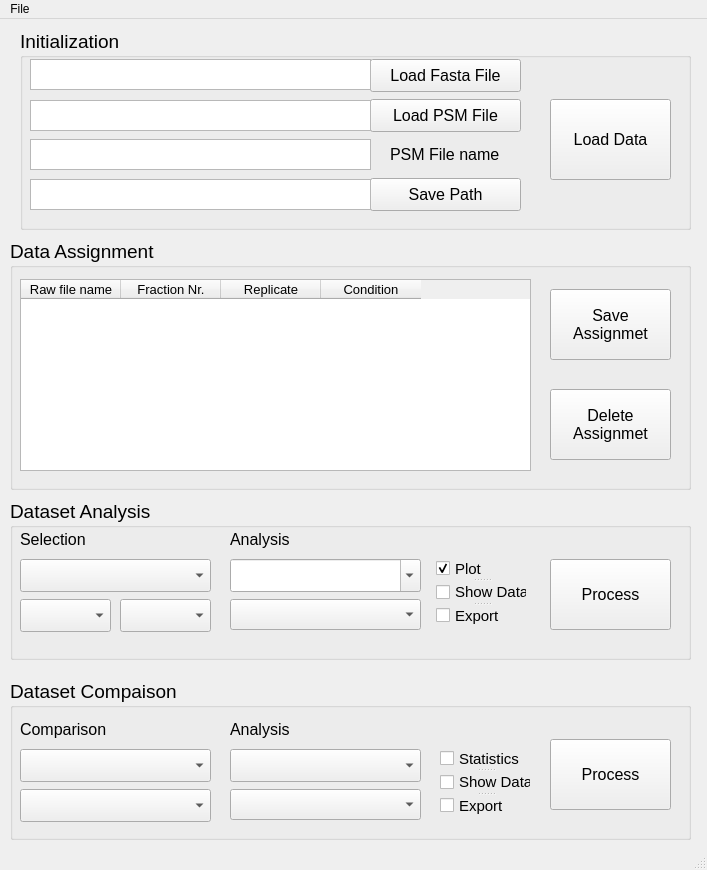
<?xml version="1.0" encoding="UTF-8"?>
<ui version="4.0">
 <class>MainWindow</class>
 <widget class="QMainWindow" name="MainWindow">
  <property name="geometry">
   <rect>
    <x>0</x>
    <y>0</y>
    <width>707</width>
    <height>870</height>
   </rect>
  </property>
  <property name="windowTitle">
   <string>Proteome Fraction Analyzer</string>
  </property>
  <property name="toolTip">
   <string/>
  </property>
  <property name="autoFillBackground">
   <bool>false</bool>
  </property>
  <widget class="QWidget" name="centralwidget">
   <widget class="QGroupBox" name="groupBox">
    <property name="geometry">
     <rect>
      <x>20</x>
      <y>10</y>
      <width>671</width>
      <height>201</height>
     </rect>
    </property>
    <property name="font">
     <font>
      <pointsize>14</pointsize>
     </font>
    </property>
    <property name="title">
     <string>Initialization</string>
    </property>
    <widget class="QPushButton" name="button_fasta_file">
     <property name="geometry">
      <rect>
       <x>350</x>
       <y>30</y>
       <width>151</width>
       <height>33</height>
      </rect>
     </property>
     <property name="font">
      <font>
       <family>Arial</family>
       <pointsize>12</pointsize>
       <weight>50</weight>
       <bold>false</bold>
      </font>
     </property>
     <property name="text">
      <string>Load Fasta File</string>
     </property>
    </widget>
    <widget class="QTextBrowser" name="text_fasta_file">
     <property name="geometry">
      <rect>
       <x>10</x>
       <y>30</y>
       <width>341</width>
       <height>31</height>
      </rect>
     </property>
     <property name="font">
      <font>
       <pointsize>8</pointsize>
       <weight>50</weight>
       <bold>false</bold>
      </font>
     </property>
    </widget>
    <widget class="QPushButton" name="button_psm_file">
     <property name="geometry">
      <rect>
       <x>350</x>
       <y>70</y>
       <width>151</width>
       <height>33</height>
      </rect>
     </property>
     <property name="font">
      <font>
       <family>Arial</family>
       <pointsize>12</pointsize>
       <weight>50</weight>
       <bold>false</bold>
      </font>
     </property>
     <property name="text">
      <string>Load PSM File</string>
     </property>
    </widget>
    <widget class="QTextBrowser" name="text_psm_file">
     <property name="geometry">
      <rect>
       <x>10</x>
       <y>71</y>
       <width>341</width>
       <height>31</height>
      </rect>
     </property>
     <property name="font">
      <font>
       <pointsize>8</pointsize>
       <weight>50</weight>
       <bold>false</bold>
      </font>
     </property>
    </widget>
    <widget class="QTextBrowser" name="text_psm_file_name">
     <property name="geometry">
      <rect>
       <x>10</x>
       <y>110</y>
       <width>341</width>
       <height>31</height>
      </rect>
     </property>
     <property name="font">
      <font>
       <pointsize>8</pointsize>
       <weight>50</weight>
       <bold>false</bold>
      </font>
     </property>
     <property name="readOnly">
      <bool>false</bool>
     </property>
     <property name="html">
      <string>&lt;!DOCTYPE HTML PUBLIC &quot;-//W3C//DTD HTML 4.0//EN&quot; &quot;http://www.w3.org/TR/REC-html40/strict.dtd&quot;&gt;
&lt;html&gt;&lt;head&gt;&lt;meta name=&quot;qrichtext&quot; content=&quot;1&quot; /&gt;&lt;style type=&quot;text/css&quot;&gt;
p, li { white-space: pre-wrap; }
&lt;/style&gt;&lt;/head&gt;&lt;body style=&quot; font-family:'MS Shell Dlg 2'; font-size:8pt; font-weight:400; font-style:normal;&quot;&gt;
&lt;p style=&quot;-qt-paragraph-type:empty; margin-top:0px; margin-bottom:0px; margin-left:0px; margin-right:0px; -qt-block-indent:0; text-indent:0px;&quot;&gt;&lt;br /&gt;&lt;/p&gt;&lt;/body&gt;&lt;/html&gt;</string>
     </property>
    </widget>
    <widget class="QPushButton" name="button_save_path">
     <property name="geometry">
      <rect>
       <x>350</x>
       <y>149</y>
       <width>151</width>
       <height>33</height>
      </rect>
     </property>
     <property name="font">
      <font>
       <family>Arial</family>
       <pointsize>12</pointsize>
       <weight>50</weight>
       <bold>false</bold>
      </font>
     </property>
     <property name="text">
      <string>Save Path</string>
     </property>
    </widget>
    <widget class="QTextBrowser" name="text_save_path">
     <property name="geometry">
      <rect>
       <x>10</x>
       <y>150</y>
       <width>341</width>
       <height>31</height>
      </rect>
     </property>
     <property name="font">
      <font>
       <pointsize>8</pointsize>
       <weight>50</weight>
       <bold>false</bold>
      </font>
     </property>
    </widget>
    <widget class="QPushButton" name="button_initialize">
     <property name="geometry">
      <rect>
       <x>530</x>
       <y>70</y>
       <width>121</width>
       <height>81</height>
      </rect>
     </property>
     <property name="font">
      <font>
       <family>Arial</family>
       <pointsize>12</pointsize>
       <weight>50</weight>
       <bold>false</bold>
      </font>
     </property>
     <property name="text">
      <string>Load Data</string>
     </property>
     <property name="autoDefault">
      <bool>false</bool>
     </property>
     <property name="flat">
      <bool>false</bool>
     </property>
    </widget>
    <widget class="QLabel" name="label_6">
     <property name="geometry">
      <rect>
       <x>370</x>
       <y>110</y>
       <width>131</width>
       <height>31</height>
      </rect>
     </property>
     <property name="font">
      <font>
       <pointsize>12</pointsize>
      </font>
     </property>
     <property name="text">
      <string>PSM File name</string>
     </property>
    </widget>
   </widget>
   <widget class="QGroupBox" name="groupBox_2">
    <property name="geometry">
     <rect>
      <x>10</x>
      <y>220</y>
      <width>681</width>
      <height>251</height>
     </rect>
    </property>
    <property name="font">
     <font>
      <pointsize>14</pointsize>
     </font>
    </property>
    <property name="title">
     <string>Data Assignment</string>
    </property>
    <widget class="QPushButton" name="button_assigment">
     <property name="geometry">
      <rect>
       <x>540</x>
       <y>50</y>
       <width>121</width>
       <height>71</height>
      </rect>
     </property>
     <property name="font">
      <font>
       <family>Arial</family>
       <pointsize>12</pointsize>
       <weight>50</weight>
       <bold>false</bold>
      </font>
     </property>
     <property name="text">
      <string>Save 
Assignmet</string>
     </property>
     <property name="autoDefault">
      <bool>false</bool>
     </property>
     <property name="flat">
      <bool>false</bool>
     </property>
    </widget>
    <widget class="QPushButton" name="button_delete_assigment">
     <property name="geometry">
      <rect>
       <x>540</x>
       <y>150</y>
       <width>121</width>
       <height>71</height>
      </rect>
     </property>
     <property name="font">
      <font>
       <family>Arial</family>
       <pointsize>12</pointsize>
       <weight>50</weight>
       <bold>false</bold>
      </font>
     </property>
     <property name="text">
      <string>Delete 
Assignmet</string>
     </property>
     <property name="autoDefault">
      <bool>false</bool>
     </property>
     <property name="flat">
      <bool>false</bool>
     </property>
    </widget>
    <widget class="QTableWidget" name="table_file_names">
     <property name="geometry">
      <rect>
       <x>10</x>
       <y>40</y>
       <width>511</width>
       <height>192</height>
      </rect>
     </property>
     <property name="sizePolicy">
      <sizepolicy hsizetype="Expanding" vsizetype="Expanding">
       <horstretch>0</horstretch>
       <verstretch>0</verstretch>
      </sizepolicy>
     </property>
     <property name="font">
      <font>
       <pointsize>10</pointsize>
      </font>
     </property>
     <property name="autoFillBackground">
      <bool>true</bool>
     </property>
     <property name="dragEnabled">
      <bool>true</bool>
     </property>
     <property name="columnCount">
      <number>4</number>
     </property>
     <column>
      <property name="text">
       <string>Raw file name</string>
      </property>
     </column>
     <column>
      <property name="text">
       <string>Fraction Nr.</string>
      </property>
     </column>
     <column>
      <property name="text">
       <string>Replicate</string>
      </property>
     </column>
     <column>
      <property name="text">
       <string>Condition</string>
      </property>
     </column>
    </widget>
   </widget>
   <widget class="QGroupBox" name="groupBox_5">
    <property name="geometry">
     <rect>
      <x>10</x>
      <y>660</y>
      <width>681</width>
      <height>161</height>
     </rect>
    </property>
    <property name="font">
     <font>
      <pointsize>14</pointsize>
     </font>
    </property>
    <property name="title">
     <string>Dataset Compaison</string>
    </property>
    <widget class="QComboBox" name="combo_comparison">
     <property name="geometry">
      <rect>
       <x>220</x>
       <y>110</y>
       <width>191</width>
       <height>31</height>
      </rect>
     </property>
     <property name="font">
      <font>
       <pointsize>8</pointsize>
      </font>
     </property>
    </widget>
    <widget class="QLabel" name="label_5">
     <property name="geometry">
      <rect>
       <x>220</x>
       <y>40</y>
       <width>101</width>
       <height>21</height>
      </rect>
     </property>
     <property name="font">
      <font>
       <pointsize>12</pointsize>
      </font>
     </property>
     <property name="text">
      <string>Analysis</string>
     </property>
    </widget>
    <widget class="QComboBox" name="combo_comparison_1">
     <property name="geometry">
      <rect>
       <x>10</x>
       <y>70</y>
       <width>191</width>
       <height>33</height>
      </rect>
     </property>
     <property name="font">
      <font>
       <pointsize>8</pointsize>
      </font>
     </property>
    </widget>
    <widget class="QLabel" name="label_3">
     <property name="geometry">
      <rect>
       <x>10</x>
       <y>40</y>
       <width>101</width>
       <height>21</height>
      </rect>
     </property>
     <property name="font">
      <font>
       <pointsize>12</pointsize>
      </font>
     </property>
     <property name="text">
      <string>Comparison</string>
     </property>
    </widget>
    <widget class="QPushButton" name="button_initialize_11">
     <property name="geometry">
      <rect>
       <x>540</x>
       <y>60</y>
       <width>121</width>
       <height>71</height>
      </rect>
     </property>
     <property name="font">
      <font>
       <family>Arial</family>
       <pointsize>12</pointsize>
       <weight>50</weight>
       <bold>false</bold>
      </font>
     </property>
     <property name="text">
      <string>Process</string>
     </property>
     <property name="autoDefault">
      <bool>false</bool>
     </property>
     <property name="flat">
      <bool>false</bool>
     </property>
    </widget>
    <widget class="QComboBox" name="combo_comparison_2">
     <property name="geometry">
      <rect>
       <x>10</x>
       <y>110</y>
       <width>191</width>
       <height>33</height>
      </rect>
     </property>
     <property name="font">
      <font>
       <pointsize>8</pointsize>
      </font>
     </property>
    </widget>
    <widget class="QComboBox" name="combo_comparison_analysis">
     <property name="geometry">
      <rect>
       <x>220</x>
       <y>70</y>
       <width>191</width>
       <height>33</height>
      </rect>
     </property>
     <property name="font">
      <font>
       <pointsize>8</pointsize>
      </font>
     </property>
     <item>
      <property name="text">
       <string/>
      </property>
     </item>
     <item>
      <property name="text">
       <string>Fraction Elution Top 10 Peptides</string>
      </property>
     </item>
     <item>
      <property name="text">
       <string>Fractions Elution Peptide</string>
      </property>
     </item>
     <item>
      <property name="text">
       <string>All Feature Distribution</string>
      </property>
     </item>
     <item>
      <property name="text">
       <string>Fractions Feature Distribution</string>
      </property>
     </item>
     <item>
      <property name="text">
       <string>Peptide Elution Difference</string>
      </property>
     </item>
     <item>
      <property name="text">
       <string>All Feature Distribution all Datasets</string>
      </property>
     </item>
     <item>
      <property name="text">
       <string>Fractions number of Identifications</string>
      </property>
     </item>
     <item>
      <property name="text">
       <string>All Identifications Overlap</string>
      </property>
     </item>
     <item>
      <property name="text">
       <string>Analyze Orthogonality</string>
      </property>
     </item>
     <item>
      <property name="text">
       <string>Compare all Datasets</string>
      </property>
     </item>
    </widget>
    <widget class="QSplitter" name="splitter_2">
     <property name="geometry">
      <rect>
       <x>430</x>
       <y>70</y>
       <width>91</width>
       <height>66</height>
      </rect>
     </property>
     <property name="orientation">
      <enum>Qt::Vertical</enum>
     </property>
     <widget class="QCheckBox" name="check_comparison_statistic">
      <property name="enabled">
       <bool>true</bool>
      </property>
      <property name="font">
       <font>
        <pointsize>11</pointsize>
       </font>
      </property>
      <property name="text">
       <string>Statistics</string>
      </property>
      <property name="checked">
       <bool>false</bool>
      </property>
      <property name="tristate">
       <bool>false</bool>
      </property>
     </widget>
     <widget class="QCheckBox" name="check_comparison_data">
      <property name="font">
       <font>
        <pointsize>11</pointsize>
       </font>
      </property>
      <property name="text">
       <string>Show Data</string>
      </property>
      <property name="checked">
       <bool>false</bool>
      </property>
     </widget>
     <widget class="QCheckBox" name="checkBox_6">
      <property name="font">
       <font>
        <pointsize>11</pointsize>
       </font>
      </property>
      <property name="text">
       <string>Export </string>
      </property>
      <property name="checked">
       <bool>false</bool>
      </property>
     </widget>
    </widget>
   </widget>
   <widget class="QGroupBox" name="groupBox_4">
    <property name="geometry">
     <rect>
      <x>10</x>
      <y>480</y>
      <width>681</width>
      <height>161</height>
     </rect>
    </property>
    <property name="font">
     <font>
      <pointsize>14</pointsize>
     </font>
    </property>
    <property name="title">
     <string>Dataset Analysis</string>
    </property>
    <widget class="QLabel" name="label_2">
     <property name="geometry">
      <rect>
       <x>10</x>
       <y>30</y>
       <width>101</width>
       <height>21</height>
      </rect>
     </property>
     <property name="font">
      <font>
       <pointsize>12</pointsize>
      </font>
     </property>
     <property name="text">
      <string>Selection</string>
     </property>
    </widget>
    <widget class="QComboBox" name="combo_selection_condition">
     <property name="geometry">
      <rect>
       <x>10</x>
       <y>100</y>
       <width>91</width>
       <height>33</height>
      </rect>
     </property>
     <property name="font">
      <font>
       <pointsize>8</pointsize>
      </font>
     </property>
     <property name="currentText">
      <string/>
     </property>
    </widget>
    <widget class="QComboBox" name="combo_analysis">
     <property name="geometry">
      <rect>
       <x>220</x>
       <y>100</y>
       <width>191</width>
       <height>31</height>
      </rect>
     </property>
     <property name="font">
      <font>
       <pointsize>8</pointsize>
      </font>
     </property>
    </widget>
    <widget class="QComboBox" name="combo_selection_replicate">
     <property name="geometry">
      <rect>
       <x>110</x>
       <y>100</y>
       <width>91</width>
       <height>33</height>
      </rect>
     </property>
     <property name="font">
      <font>
       <pointsize>8</pointsize>
      </font>
     </property>
    </widget>
    <widget class="QComboBox" name="combo_selection_dataset">
     <property name="geometry">
      <rect>
       <x>10</x>
       <y>60</y>
       <width>191</width>
       <height>33</height>
      </rect>
     </property>
     <property name="font">
      <font>
       <pointsize>8</pointsize>
      </font>
     </property>
    </widget>
    <widget class="QSplitter" name="splitter">
     <property name="geometry">
      <rect>
       <x>426</x>
       <y>60</y>
       <width>91</width>
       <height>66</height>
      </rect>
     </property>
     <property name="orientation">
      <enum>Qt::Vertical</enum>
     </property>
     <widget class="QCheckBox" name="check_show_plot">
      <property name="enabled">
       <bool>true</bool>
      </property>
      <property name="font">
       <font>
        <pointsize>11</pointsize>
       </font>
      </property>
      <property name="text">
       <string>Plot </string>
      </property>
      <property name="checked">
       <bool>true</bool>
      </property>
      <property name="tristate">
       <bool>false</bool>
      </property>
     </widget>
     <widget class="QCheckBox" name="check_show_data">
      <property name="font">
       <font>
        <pointsize>11</pointsize>
       </font>
      </property>
      <property name="text">
       <string>Show Data</string>
      </property>
      <property name="checked">
       <bool>false</bool>
      </property>
     </widget>
     <widget class="QCheckBox" name="check_export">
      <property name="font">
       <font>
        <pointsize>11</pointsize>
       </font>
      </property>
      <property name="text">
       <string>Export </string>
      </property>
      <property name="checked">
       <bool>false</bool>
      </property>
     </widget>
    </widget>
    <widget class="QLabel" name="label_4">
     <property name="geometry">
      <rect>
       <x>220</x>
       <y>30</y>
       <width>101</width>
       <height>21</height>
      </rect>
     </property>
     <property name="font">
      <font>
       <pointsize>12</pointsize>
      </font>
     </property>
     <property name="text">
      <string>Analysis</string>
     </property>
    </widget>
    <widget class="QComboBox" name="combo_selection_analysis">
     <property name="geometry">
      <rect>
       <x>220</x>
       <y>60</y>
       <width>191</width>
       <height>33</height>
      </rect>
     </property>
     <property name="font">
      <font>
       <pointsize>8</pointsize>
      </font>
     </property>
     <property name="editable">
      <bool>true</bool>
     </property>
     <item>
      <property name="text">
       <string/>
      </property>
     </item>
     <item>
      <property name="text">
       <string>All Feature Distribution</string>
      </property>
     </item>
     <item>
      <property name="text">
       <string>Fractions Feature Distribution</string>
      </property>
     </item>
     <item>
      <property name="text">
       <string>Fractions Identifications</string>
      </property>
     </item>
     <item>
      <property name="text">
       <string>Fractions Peptide Overlap</string>
      </property>
     </item>
     <item>
      <property name="text">
       <string>Fractions Protein Overlap</string>
      </property>
     </item>
     <item>
      <property name="text">
       <string>Fractions Protein Feature Distribution</string>
      </property>
     </item>
     <item>
      <property name="text">
       <string>Peptide in #Fractions</string>
      </property>
     </item>
     <item>
      <property name="text">
       <string>Fractions Elution Peptide</string>
      </property>
     </item>
     <item>
      <property name="text">
       <string>Fractions Elution Protein</string>
      </property>
     </item>
     <item>
      <property name="text">
       <string>Fraction Elution Top 10 Peptides</string>
      </property>
     </item>
     <item>
      <property name="text">
       <string>Analyze Orthogonality</string>
      </property>
     </item>
     <item>
      <property name="text">
       <string>Analyze All Distributions</string>
      </property>
     </item>
     <item>
      <property name="text">
       <string>Analyze All</string>
      </property>
     </item>
    </widget>
    <widget class="QPushButton" name="button_selection_process">
     <property name="geometry">
      <rect>
       <x>540</x>
       <y>60</y>
       <width>121</width>
       <height>71</height>
      </rect>
     </property>
     <property name="font">
      <font>
       <family>Arial</family>
       <pointsize>12</pointsize>
       <weight>50</weight>
       <bold>false</bold>
      </font>
     </property>
     <property name="text">
      <string>Process</string>
     </property>
     <property name="autoDefault">
      <bool>false</bool>
     </property>
     <property name="flat">
      <bool>false</bool>
     </property>
    </widget>
   </widget>
  </widget>
  <widget class="QMenuBar" name="menubar">
   <property name="geometry">
    <rect>
     <x>0</x>
     <y>0</y>
     <width>707</width>
     <height>21</height>
    </rect>
   </property>
   <widget class="QMenu" name="menuFile">
    <property name="title">
     <string>File</string>
    </property>
    <addaction name="menue_file_about"/>
   </widget>
   <addaction name="menuFile"/>
  </widget>
  <widget class="QStatusBar" name="statusbar"/>
  <action name="menue_file_about">
   <property name="checkable">
    <bool>true</bool>
   </property>
   <property name="text">
    <string>About</string>
   </property>
  </action>
 </widget>
 <resources/>
 <connections>
  <connection>
   <sender>button_fasta_file</sender>
   <signal>clicked()</signal>
   <receiver>MainWindow</receiver>
   <slot>load_fasta_file()</slot>
   <hints>
    <hint type="sourcelabel">
     <x>417</x>
     <y>56</y>
    </hint>
    <hint type="destinationlabel">
     <x>394</x>
     <y>128</y>
    </hint>
   </hints>
  </connection>
  <connection>
   <sender>button_psm_file</sender>
   <signal>clicked()</signal>
   <receiver>MainWindow</receiver>
   <slot>load_psm_file()</slot>
   <hints>
    <hint type="sourcelabel">
     <x>459</x>
     <y>100</y>
    </hint>
    <hint type="destinationlabel">
     <x>468</x>
     <y>121</y>
    </hint>
   </hints>
  </connection>
  <connection>
   <sender>button_initialize</sender>
   <signal>clicked()</signal>
   <receiver>MainWindow</receiver>
   <slot>initialization()</slot>
   <hints>
    <hint type="sourcelabel">
     <x>615</x>
     <y>91</y>
    </hint>
    <hint type="destinationlabel">
     <x>641</x>
     <y>132</y>
    </hint>
   </hints>
  </connection>
  <connection>
   <sender>button_selection_process</sender>
   <signal>clicked()</signal>
   <receiver>MainWindow</receiver>
   <slot>process_selection()</slot>
   <hints>
    <hint type="sourcelabel">
     <x>605</x>
     <y>519</y>
    </hint>
    <hint type="destinationlabel">
     <x>564</x>
     <y>377</y>
    </hint>
   </hints>
  </connection>
  <connection>
   <sender>combo_selection_analysis</sender>
   <signal>currentIndexChanged(QString)</signal>
   <receiver>MainWindow</receiver>
   <slot>selection_analysis()</slot>
   <hints>
    <hint type="sourcelabel">
     <x>370</x>
     <y>512</y>
    </hint>
    <hint type="destinationlabel">
     <x>391</x>
     <y>373</y>
    </hint>
   </hints>
  </connection>
  <connection>
   <sender>button_assigment</sender>
   <signal>clicked()</signal>
   <receiver>MainWindow</receiver>
   <slot>assign_replicate_conditions()</slot>
   <hints>
    <hint type="sourcelabel">
     <x>580</x>
     <y>272</y>
    </hint>
    <hint type="destinationlabel">
     <x>580</x>
     <y>148</y>
    </hint>
   </hints>
  </connection>
  <connection>
   <sender>combo_comparison_analysis</sender>
   <signal>currentIndexChanged(QString)</signal>
   <receiver>MainWindow</receiver>
   <slot>comparison_analysis()</slot>
   <hints>
    <hint type="sourcelabel">
     <x>291</x>
     <y>622</y>
    </hint>
    <hint type="destinationlabel">
     <x>475</x>
     <y>509</y>
    </hint>
   </hints>
  </connection>
  <connection>
   <sender>button_initialize_11</sender>
   <signal>clicked()</signal>
   <receiver>MainWindow</receiver>
   <slot>comparison_process()</slot>
   <hints>
    <hint type="sourcelabel">
     <x>621</x>
     <y>628</y>
    </hint>
    <hint type="destinationlabel">
     <x>648</x>
     <y>496</y>
    </hint>
   </hints>
  </connection>
  <connection>
   <sender>check_show_plot</sender>
   <signal>clicked(bool)</signal>
   <receiver>MainWindow</receiver>
   <slot>selection_show_plot()</slot>
   <hints>
    <hint type="sourcelabel">
     <x>466</x>
     <y>509</y>
    </hint>
    <hint type="destinationlabel">
     <x>509</x>
     <y>416</y>
    </hint>
   </hints>
  </connection>
  <connection>
   <sender>button_save_path</sender>
   <signal>clicked()</signal>
   <receiver>MainWindow</receiver>
   <slot>load_save_path()</slot>
   <hints>
    <hint type="sourcelabel">
     <x>428</x>
     <y>177</y>
    </hint>
    <hint type="destinationlabel">
     <x>481</x>
     <y>207</y>
    </hint>
   </hints>
  </connection>
 </connections>
 <slots>
  <slot>temp()</slot>
  <slot>load_fasta_file()</slot>
  <slot>load_psm_file()</slot>
  <slot>initialization()</slot>
  <slot>process_selection()</slot>
  <slot>selection_analysis()</slot>
  <slot>set_replicate()</slot>
  <slot>delete_all_replicate()</slot>
  <slot>delete_all_condition()</slot>
  <slot>assign_replicate_conditions()</slot>
  <slot>comparison_analysis()</slot>
  <slot>comparison_process()</slot>
  <slot>selection_show_plot()</slot>
  <slot>show_about()</slot>
  <slot>load_save_path()</slot>
 </slots>
</ui>
